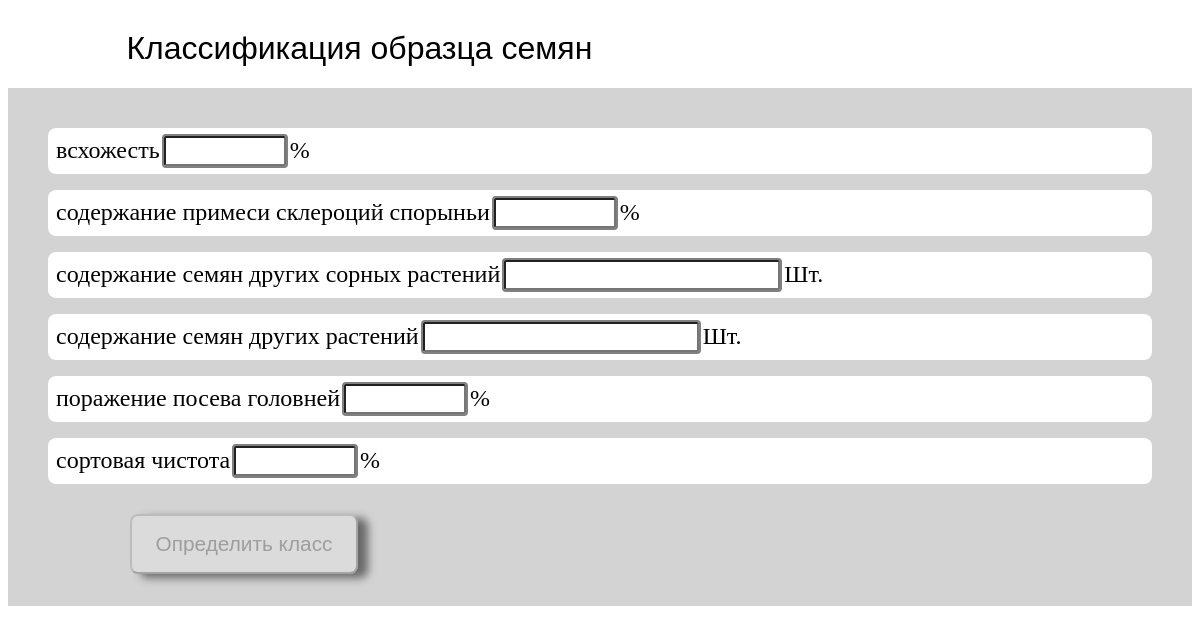
The app's page /classification with its own data.
### tables this page shows
CREATE TABLE properties (property_id INTEGER PRIMARY KEY AUTOINCREMENT, property_name TEXT NOT NULL UNIQUE, min_value REAL, max_value REAL, property_type_id INTEGER REFERENCES property_types (property_type_id));

### controllers/classification.py (the view, shortened to what this page needs)
@app.route('/classification', methods=["GET", "POST"])
def classification():
    conn = get_db_connection()
    if not check_completeness(conn):
        return redirect(url_for('completeness'))
    data = get_properties(conn)
    logs = None
    result = None
    html = render_template('classification.html',
                           data=data,
                           logs=logs,
                           result=result,
                           root_route=request.url_root)
    return html

### models/classification_model.py (called while the page is built)
def get_properties(conn):
    df = pd.read_sql(f'''
    SELECT property_name, property_type, property_id
     FROM properties JOIN property_types USING (property_type_id);
''', conn)
    return df

def check_completeness(conn):
    result = pd.read_sql(f'''
SELECT * FROM classes_properties''', conn).isnull().any().any()
    return not result

### utils.py (called while the page is built)
def get_db_connection():
    conn = sqlite3.connect(PATH_TO_DB)
    return conn

### templates/classification.html (shortened to what this page needs)
<!DOCTYPE html>
<html lang="en">
<head>
	<link type="text/css" rel="stylesheet" href="../static/css/classification_styles.css">
</head>
<body>
	<div class="header">
		<span>Классификация образца семян</span>
	</div>
	<div class="main">
		<form method="post">
			<div class="content">
				{% for index, item in data.iterrows() %}
					<div class="item">
						<label class="item-name">{{item['property_name']}}</label>
						{% if item['property_type'] == 'integer' %}
						<input type="number" class="item-value" name="input_{{item['property_name']}}" step="1" min="0">
						<label class="item-unit">Шт.</label>
						{% elif item['property_type'] == 'percent' %}
						<input type="number" class="item-value" name="input_{{item['property_name']}}" min="0" max="100" step="0.01">
						<label class="item-unit">%</label>
						{% endif %}
					</div>
				{% endfor %}
			</div>
			<button type="submit" id="submit-button" disabled>Определить класс</button>
		</form>
	</div>
</body>
</html>

### static/css/classification_styles.css (style rules this page uses)
div.header { display: flex; justify-content: flex-start; align-items: center; height: 10vh; }
div.header > span { font-family: Arial, Helvetica, sans-serif; margin-left: 10%; font-size: 2rem; }
div.main { background-color: lightgrey; padding: 4vmin; }
div.content { display: flex; flex-direction: column; }
div.item { background-color:white; margin: 1vh; padding: 1vh; border-radius: 1vh; }
div.content label { font-family: consolas; font-size: 1.5rem; }
div.content input { font-size: 1.3rem; outline: 2px solid gray; border-radius: 2px; transition: all 0.3s linear; }
button { font-size: 1.3rem; padding: 2vh 2vw; border-radius: 1vh; margin: 2% 0 0 8%; box-shadow: 10px 4px 8px rgba(0, 0, 0, 0.5); transition: all 0.15s linear; }

### records on screen
properties: property_name "всхожесть"
properties: property_name "содержание примеси склероций спорыньи"
properties: property_name "содержание семян других сорных растений"
properties: property_name "содержание семян других растений"
properties: property_name "поражение посева головней"
properties: property_name "сортовая чистота"
